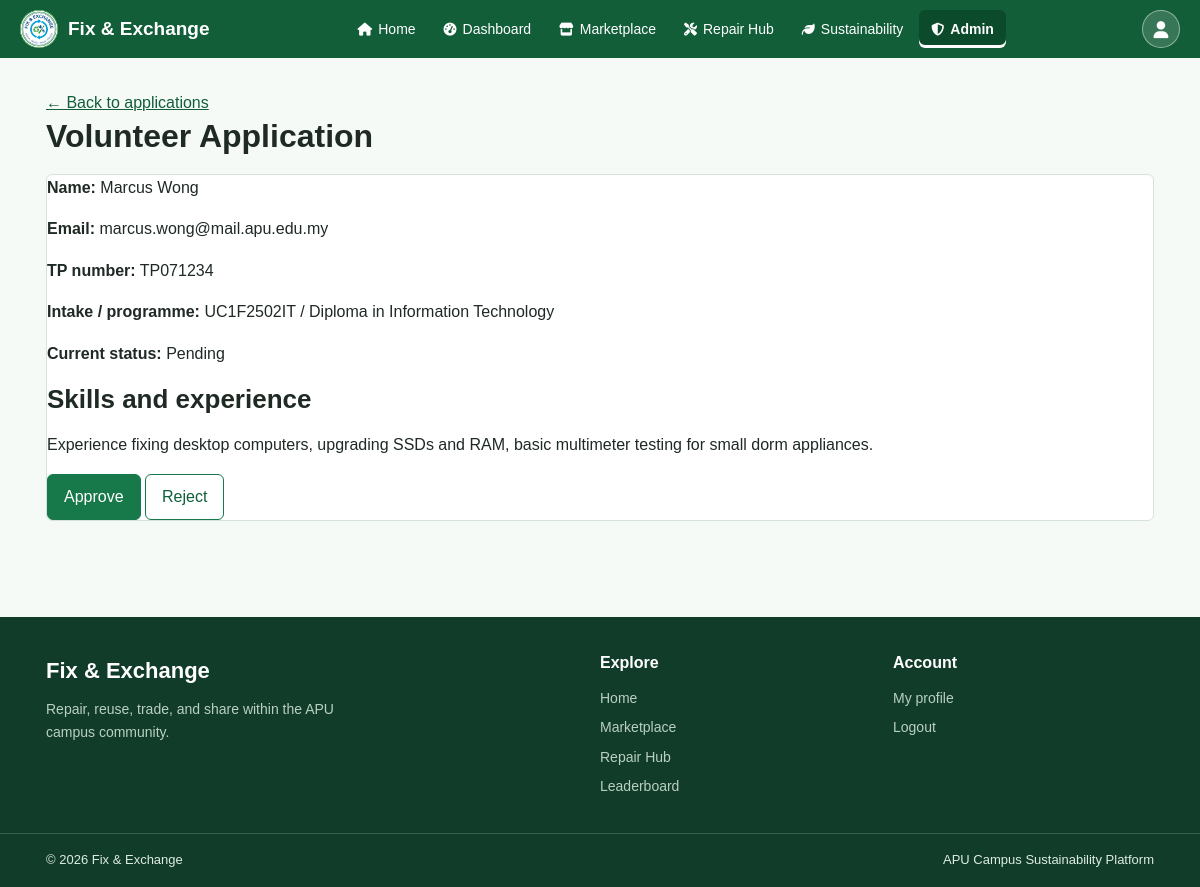
Page /src/admin/volunteer-details.php?volunteer_id=3 (signed in) on the committed database.
### tables this page shows
CREATE TABLE IF NOT EXISTS volunteer_profiles (
    volunteer_id INT AUTO_INCREMENT PRIMARY KEY,
    user_id INT NOT NULL UNIQUE,
    skills_description TEXT NOT NULL,
     
    approval_status VARCHAR(20) NOT NULL DEFAULT 'Pending',
    approved_by INT,
    approved_at DATETIME,
    FOREIGN KEY (user_id) REFERENCES users(user_id),
    FOREIGN KEY (approved_by) REFERENCES users(user_id)
);

CREATE TABLE IF NOT EXISTS users (
    user_id INT AUTO_INCREMENT PRIMARY KEY,
    full_name VARCHAR(100) NOT NULL,
    email VARCHAR(255) NOT NULL UNIQUE,
    password_hash VARCHAR(255) NOT NULL,
    role VARCHAR(20) NOT NULL DEFAULT 'Student',
     
    account_status VARCHAR(20) NOT NULL DEFAULT 'Active',
    total_points INT NOT NULL DEFAULT 0,
    created_at DATETIME NOT NULL DEFAULT CURRENT_TIMESTAMP,
    tp_number VARCHAR(20) NOT NULL UNIQUE,
    phone_number VARCHAR(30),
    intake_code VARCHAR(50),
    academic_program VARCHAR(100)
);

### src/admin/volunteer-details.php (the view, shortened to what this page needs)
<?php
require __DIR__ . '/../../includes/auth-check.php';
$volunteerId = (int) ($_GET['volunteer_id'] ?? $_POST['volunteer_id'] ?? 0); $error = '';
$statement = mysqli_prepare($conn, 'SELECT v.*, u.full_name, u.email, u.tp_number, u.intake_code, u.academic_program FROM volunteer_profiles v JOIN users u ON u.user_id = v.user_id WHERE v.volunteer_id = ? LIMIT 1'); mysqli_stmt_bind_param($statement, 'i', $volunteerId); mysqli_stmt_execute($statement); $application = mysqli_fetch_assoc(mysqli_stmt_get_result($statement)); mysqli_stmt_close($statement);
require __DIR__ . '/../../includes/header.php';
?>
<section class="section"><div class="container"><a href="volunteer-applications.php">&larr; Back to applications</a><h1>Volunteer Application</h1><?php if ($error): ?><div class="alert alert-danger"><?= htmlspecialchars($error, ENT_QUOTES, 'UTF-8') ?></div><?php endif; ?><div class="card"><p><strong>Name:</strong> <?= htmlspecialchars($application['full_name'], ENT_QUOTES, 'UTF-8') ?></p><p><strong>Email:</strong> <?= htmlspecialchars($application['email'], ENT_QUOTES, 'UTF-8') ?></p><p><strong>TP number:</strong> <?= htmlspecialchars($application['tp_number'], ENT_QUOTES, 'UTF-8') ?></p><p><strong>Intake / programme:</strong> <?= htmlspecialchars($application['intake_code'] ?? '', ENT_QUOTES, 'UTF-8') ?> / <?= htmlspecialchars($application['academic_program'] ?? '', ENT_QUOTES, 'UTF-8') ?></p><p><strong>Current status:</strong> <?= htmlspecialchars($application['approval_status'], ENT_QUOTES, 'UTF-8') ?></p><h2>Skills and experience</h2><p><?= nl2br(htmlspecialchars($application['skills_description'], ENT_QUOTES, 'UTF-8')) ?></p><form method="post"><input type="hidden" name="volunteer_id" value="<?= $volunteerId ?>"><button class="btn btn-primary" name="approval_status" value="Approved" type="submit">Approve</button> <button class="btn btn-outline-primary" name="approval_status" value="Rejected" type="submit">Reject</button></form></div></div></section>
<?php require __DIR__ . '/../../includes/footer.php'; ?>

### assets/css/style.css (style rules this page uses)
* { box-sizing: border-box; }
body { margin: 0; font-family: Arial, sans-serif; font-size: 16px; line-height: 1.6; color: #1f2a24; background-color: #f5faf7; }
h1 { margin-top: 0; margin-bottom: 16px; line-height: 1.3; font-size: 32px; }
h2 { margin-top: 0; margin-bottom: 16px; line-height: 1.3; font-size: 26px; }
p { margin-top: 0; margin-bottom: 16px; }
a { color: #115e39; }
button { font-family: Arial, sans-serif; font-size: 16px; cursor: pointer; }
.container { width: 100%; max-width: 1140px; margin: 0 auto; padding: 0 16px; }
.section { padding: 32px 0; }
.btn { display: inline-block; padding: 10px 16px; line-height: 1.5; text-align: center; text-decoration: none; color: #1f2a24; background-color: #ffffff; border: 1px solid #b5c7bb; border-radius: 6px; cursor: pointer; }
.btn-primary { color: #ffffff; background-color: #17794a; border-color: #17794a; }
.btn-outline-primary { color: #115e39; border-color: #17794a; }
.card { margin-bottom: 16px; background-color: #ffffff; border: 1px solid #d6e3da; border-radius: 6px; }

### rows in the picture
volunteer_profiles: user.full_name "Marcus Wong", user.email "marcus.wong@mail.apu.edu.my", user.tp_number "TP071234", user.intake_code "UC1F2502IT", user.academic_program "Diploma in Information Technology", approval_status "Pending", skills_description "Experience fixing desktop computers, upgrading SSDs and RAM, basic multimeter testing for small dorm appliances."
